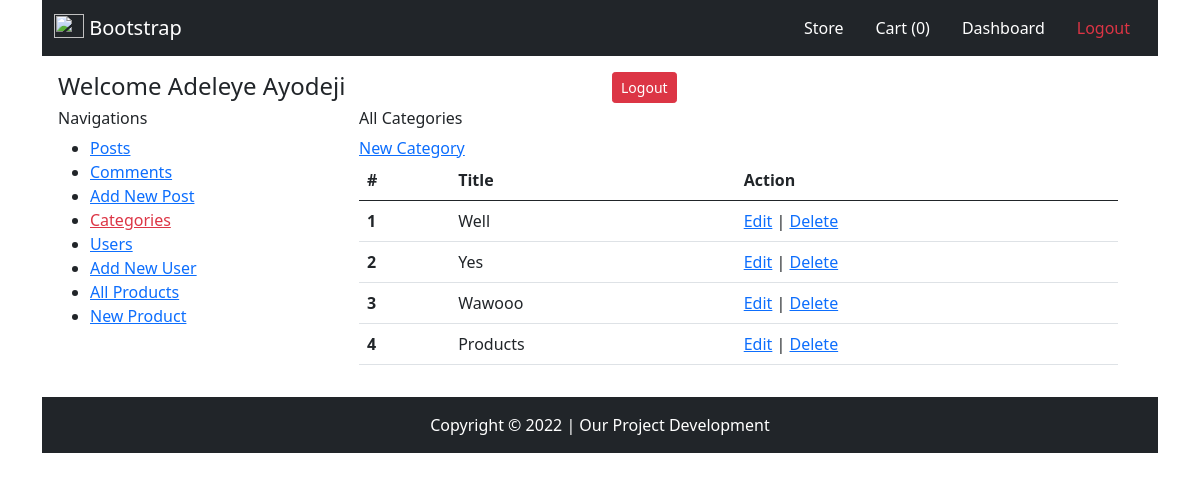
Page /category.php (signed in) on the committed database.
### tables this page shows
CREATE TABLE IF NOT EXISTS `category` (
  `id` int(11) NOT NULL AUTO_INCREMENT,
  `name` varchar(1000) DEFAULT NULL,
  PRIMARY KEY (`id`)
);

### category.php (the view, shortened to what this page needs)
<?php
require "inc/header.php";
?>
<div class="container">
    <?php
require './pages/header-home.php';
include "inc/process.php";
?>
    <div class="container p-3">
        <div class="row">
            <div class="col-12">
                <div class="row">
                    <div class="col-6">
                        <h4>Welcome <?php echo $_SESSION["user"]["name"]; ?></h4>
                    </div>
                    <div class="col-6">
                        <a href="logout.php" class="btn btn-sm btn-danger">Logout</a>
                    </div>
                </div>
            </div>
            <div class="col-3">
                <h6>Navigations</h6>
                <ul>
                    <li>
                        <a href="posts.php">Posts</a>
                    </li>
                    <li>
                        <a href="comments.php">Comments</a>
                    </li>
                    <li>
                        <a href="new-post.php">Add New Post</a>
                    </li>
                    <li>
                        <a href="category.php" class="text-danger">Categories</a>
                    </li>
                    <li>
                        <a href="users.php">Users</a>
                    </li>
                    <li>
                        <a href="new-user.php">Add New User</a>
                    </li>
                    <li>
                        <a href="products.php">All Products</a>
                    </li>
                    <li>
                        <a href="new-product.php">New Product</a>
                    </li>
                </ul>
            </div>
            <div class="col-9">
                <div class="container">
                    <h6>All Categories</h6>
                    <a href="javascript:;" data-bs-toggle="modal" data-bs-target="#exampleModal">New Category</a>
                    <table class="table">
                        <thead>
                            <tr>
                                <th scope="col">#</th>
                                <th scope="col">Title</th>
                                <th scope="col">Action</th>
                            </tr>
                        </thead>
                        <tbody>
                            <?php
                            $sql = "SELECT * FROM category";
                            $query = mysqli_query($connection, $sql);
                            $count = 1;
                            while ($result = mysqli_fetch_assoc($query)) {
                                ?>
                            <tr>
                                <th scope="row"><?php echo $count; ?></th>
                                <td><?php echo $result["name"] ?></td>
                                <td>
                                    <a href="category-edit.php?edit_id=<?php echo $result["id"] ?>">Edit</a>
                                    |
                                    <a href="category.php?delete_category=<?php echo $result["id"] ?>">Delete</a>
                                </td>
                            </tr>
                            <?php
                            $count++;
                            }
                            ?>
                        </tbody>
                    </table>
                </div>
            </div>
        </div>
    </div>
    <?php
require './pages/footer-home.php';
?>
</div>
<?php
require "inc/footer.php";
?>

### rows in the picture
category: name "Well"
category: name "Yes"
category: name "Wawooo"
category: name "Products"

### other values in the picture
$_SESSION["user"]["name"] "Adeleye Ayodeji"
